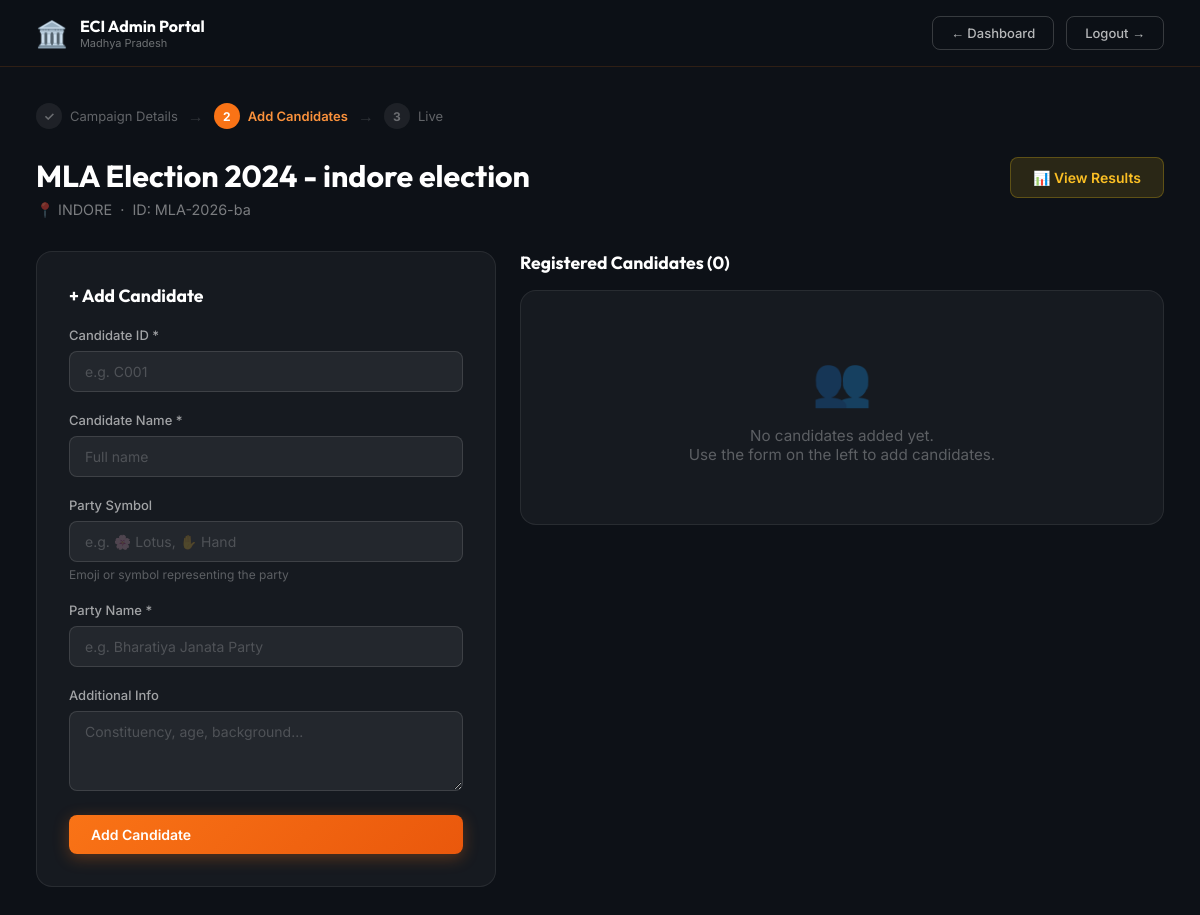
Screenshot of /admin/manage_campaign/MLA-2026-ba (signed in) with the database file from the repository.
### tables this page shows
CREATE TABLE campaigns (
        campaign_id TEXT PRIMARY KEY,
        campaign_name TEXT NOT NULL,
        constituency TEXT NOT NULL,
        start_dt TEXT NOT NULL,
        end_dt TEXT NOT NULL,
        result_published INTEGER DEFAULT 0
    );

### app.py (the view, shortened to what this page needs)
@app.route('/admin/manage_campaign/<campaign_id>', methods=['GET', 'POST'])
def manage_campaign(campaign_id):
    if not session.get('admin'):
        return redirect(url_for('admin_login'))
    con = get_db()
    cur = con.cursor()
    cur.execute("SELECT * FROM campaigns WHERE campaign_id=?", (campaign_id,))
    campaign = cur.fetchone()
    if not campaign:
        flash('Campaign not found.', 'error')
        con.close()
        return redirect(url_for('admin_dashboard'))
    cur.execute("SELECT * FROM candidates WHERE campaign_id=? ORDER BY candidate_id", (campaign_id,))
    candidates = cur.fetchall()
    con.close()
    return render_template('admin/manage_campaign.html', campaign=campaign, candidates=candidates)

### app.py (called while the page is built)
def get_db():
    con = sqlite3.connect(DB_PATH, timeout=20)
    con.row_factory = sqlite3.Row
    return con

### templates/admin/manage_campaign.html (shortened to what this page needs)
{% extends 'base.html' %}
{% block body_class %}admin-body portal-body{% endblock %}
{% block extra_css %}<link rel="stylesheet" href="{{ url_for('static', filename='admin.css') }}">{% endblock %}
{% block content %}
<nav class="portal-nav admin-nav">
  <a href="{{ url_for('admin_dashboard') }}" class="nav-brand">
    <span class="nav-brand-icon">🏛️</span>
    <div>
      <div class="nav-brand-text">ECI Admin Portal</div>
      <div class="nav-brand-sub">Madhya Pradesh</div>
    </div>
  </a>
  <div class="nav-actions">
    <a href="{{ url_for('admin_dashboard') }}" class="nav-logout">← Dashboard</a>
    <a href="{{ url_for('admin_logout') }}" class="nav-logout">Logout →</a>
  </div>
</nav>
<div class="portal-content">
  <div class="step-indicator">
    <div class="step"><span class="step-num">✓</span> Campaign Details</div>
    <span class="step-sep">→</span>
    <div class="step active"><span class="step-num">2</span> Add Candidates</div>
    <span class="step-sep">→</span>
    <div class="step"><span class="step-num">3</span> Live</div>
  </div>
  <div class="page-header" style="display:flex;justify-content:space-between;align-items:flex-start;flex-wrap:wrap;gap:12px">
    <div>
      <h1>{{ campaign['campaign_name'] }}</h1>
      <p>📍 {{ campaign['constituency'] }} &nbsp;·&nbsp; ID: {{ campaign['campaign_id'] }}</p>
    </div>
    <a href="{{ url_for('admin_results', campaign_id=campaign['campaign_id']) }}" class="btn btn-results">📊 View Results</a>
  </div>
  <div style="display:grid;grid-template-columns:1fr 1.4fr;gap:24px;align-items:start" class="manage-grid">
    <div class="form-card">
      <h3 style="color:white;font-family:'Outfit',sans-serif;font-size:1.1rem;margin-bottom:20px">+ Add Candidate</h3>
      <form method="POST" action="{{ url_for('manage_campaign', campaign_id=campaign['campaign_id']) }}">
        <div class="form-field">
          <label>Candidate ID *</label>
          <input type="text" name="candidate_id" placeholder="e.g. C001" required>
        </div>
        <div class="form-field">
          <label>Candidate Name *</label>
          <input type="text" name="candidate_name" placeholder="Full name" required>
        </div>
        <div class="form-field">
          <label>Party Symbol</label>
          <input type="text" name="party_symbol" placeholder="e.g. 🌸 Lotus, ✋ Hand">
          <div class="hint">Emoji or symbol representing the party</div>
        </div>
        <div class="form-field">
          <label>Party Name *</label>
          <input type="text" name="party_name" placeholder="e.g. Bharatiya Janata Party" required>
        </div>
        <div class="form-field">
          <label>Additional Info</label>
          <textarea name="additional_info" placeholder="Constituency, age, background..."></textarea>
        </div>
        <button type="submit" class="btn btn-create" style="width:100%">Add Candidate</button>
      </form>
    </div>
    <div>
      <div style="display:flex;justify-content:space-between;align-items:center;margin-bottom:16px">
        <h3 style="color:white;font-family:'Outfit',sans-serif;font-size:1.1rem">Registered Candidates ({{ candidates|length }})</h3>
      </div>
      {% if candidates %}
      <div style="display:flex;flex-direction:column;gap:12px">
        {% for cand in candidates %}
        <div class="card" style="padding:20px">
          <div style="display:flex;justify-content:space-between;align-items:flex-start">
            <div style="display:flex;gap:14px;align-items:center">
              <span style="font-size:2rem">{{ cand['party_symbol'] or '🗳️' }}</span>
              <div>
                <div style="color:white;font-weight:700;font-size:0.95rem">{{ cand['candidate_name'] }}</div>
                <div style="color:rgba(255,255,255,0.45);font-size:12px;margin-top:3px">{{ cand['party_name'] }}</div>
                <div style="color:rgba(255,255,255,0.3);font-size:11px;margin-top:2px">ID: {{ cand['candidate_id'] }}</div>
              </div>
            </div>
            <form method="POST" action="{{ url_for('delete_candidate', campaign_id=campaign['campaign_id'], candidate_id=cand['candidate_id']) }}" onsubmit="return confirm('Remove this candidate?')">
              <button type="submit" class="btn btn-sm btn-danger">✕ Remove</button>
            </form>
          </div>
          {% if cand['additional_info'] %}
          <div style="color:rgba(255,255,255,0.35);font-size:12px;margin-top:10px;padding-top:10px;border-top:1px solid rgba(255,255,255,0.06)">{{ cand['additional_info'] }}</div>
          {% endif %}
        </div>
        {% endfor %}
      </div>
      {% else %}
      <div class="card empty-state">
        <span class="empty-icon">👥</span>
        <p>No candidates added yet.<br>Use the form on the left to add candidates.</p>
      </div>
      {% endif %}
    </div>
  </div>
</div>
{% endblock %}

### static/style.css (style rules this page uses)
*, *::before, *::after { margin: 0; padding: 0; box-sizing: border-box; }
:root { --font-main: 'Inter', sans-serif; --font-display: 'Outfit', sans-serif; --radius: 14px; --radius-sm: 8px; --shadow: 0 8px 32px rgba(0,0,0,0.25); --transition: all 0.3s cubic-bezier(0.4, 0, 0.2, 1); }
body { font-family: var(--font-main); min-height: 100vh; }
.portal-body { min-height: 100vh; }
.portal-nav { display: flex; align-items: center; justify-content: space-between; padding: 16px 36px; border-bottom: 1px solid rgba(255,255,255,0.07); position: sticky; top: 0; z-index: 100; backdrop-filter: blur(20px); }
.nav-brand { display: flex; align-items: center; gap: 12px; text-decoration: none; }
.nav-brand-icon { font-size: 1.6rem; }
.nav-brand-text { font-family: var(--font-display); font-size: 1rem; font-weight: 700; color: white; }
.nav-brand-sub { font-size: 11px; color: rgba(255,255,255,0.4); }
.nav-actions { display: flex; align-items: center; gap: 12px; }
.nav-logout { padding: 8px 18px; border-radius: var(--radius-sm); font-size: 13px; font-weight: 500; text-decoration: none; transition: var(--transition); border: 1px solid rgba(255,255,255,0.18); color: rgba(255,255,255,0.7); }
.portal-content { padding: 36px; max-width: 1200px; margin: 0 auto; }
.page-header { margin-bottom: 32px; }
.page-header h1 { font-family: var(--font-display); font-size: 1.9rem; font-weight: 700; color: white; margin-bottom: 6px; }
.page-header p { color: rgba(255,255,255,0.45); font-size: 0.9rem; }
.card { background: rgba(255,255,255,0.04); border: 1px solid rgba(255,255,255,0.08); border-radius: 16px; padding: 28px; transition: var(--transition); }
.form-card { background: rgba(255,255,255,0.04); border: 1px solid rgba(255,255,255,0.08); border-radius: 16px; padding: 32px; }
.form-field { margin-bottom: 20px; }
.form-field label { display: block; color: rgba(255,255,255,0.6); font-size: 13px; font-weight: 500; margin-bottom: 8px; }
.form-field input, .form-field textarea, .form-field select { width: 100%; padding: 11px 15px; border-radius: var(--radius-sm); background: rgba(255,255,255,0.06); border: 1px solid rgba(255,255,255,0.12); color: white; font-size: 14px; font-family: var(--font-main); outline: none; transition: var(--transition); }
.form-field input::placeholder, .form-field textarea::placeholder { color: rgba(255,255,255,0.2); }
.form-field textarea { resize: vertical; min-height: 80px; }
.form-field .hint { color: rgba(255,255,255,0.3); font-size: 12px; margin-top: 5px; }
.btn { padding: 11px 22px; border-radius: var(--radius-sm); font-size: 14px; font-weight: 600; cursor: pointer; border: none; text-decoration: none; display: inline-flex; align-items: center; gap: 8px; transition: var(--transition); font-family: var(--font-main); }
.empty-state { text-align: center; padding: 60px 20px; color: rgba(255,255,255,0.3); }
.empty-state .empty-icon { font-size: 3rem; margin-bottom: 16px; display: block; }
.empty-state p { font-size: 0.95rem; }

### static/admin.css (style rules this page uses)
:root { --accent: #f97316; --accent-glow: rgba(249,115,22,0.2); --accent-subtle: rgba(249,115,22,0.08); --bg: #0d1117; --bg2: #161b22; --bg3: #1f2937; }
.admin-body { background: var(--bg); }
.admin-nav { background: rgba(13,17,23,0.9); border-bottom-color: rgba(249,115,22,0.15); }
.btn-create { background: linear-gradient(135deg, #f97316, #ea580c); color: white; box-shadow: 0 4px 16px rgba(249,115,22,0.3); }
.btn-results { background: rgba(250,204,21,0.12); color: #fbbf24; border: 1px solid rgba(250,204,21,0.25); }
.step-indicator { display: flex; align-items: center; gap: 10px; margin-bottom: 28px; }
.step { display: flex; align-items: center; gap: 8px; color: rgba(255,255,255,0.35); font-size: 13px; }
.step.active { color: #fb923c; font-weight: 600; }
.step-num { width: 26px; height: 26px; border-radius: 50%; background: rgba(255,255,255,0.07); display: flex; align-items: center; justify-content: center; font-size: 12px; font-weight: 700; }
.step.active .step-num { background: #f97316; color: white; }
.step-sep { color: rgba(255,255,255,0.15); }

### rows the page displays
campaigns: campaign_name "MLA Election 2024 - indore election", constituency "INDORE", campaign_id "MLA-2026-ba"

### other values shown
{{ candidates|length }} "0"
